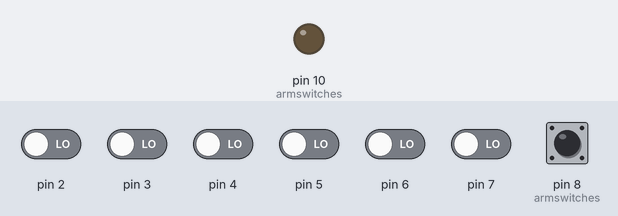
The sketch below on a simulated Arduino Leonardo, built with avr-gcc and run on an emulated ATmega32U4. On the bench: output pins drawn as LEDs (lit = HIGH). The inputs (shaded band) are chosen by the test bench; at power-on: pin 2–7, pin 8 (armswitches) LOW. USB keyboard and mouse output is not drawn.

Above: at 1.2 s.
1.3 s: pin 8 (armswitches) pulled HIGH for 0.15 s
At 1.42 s:
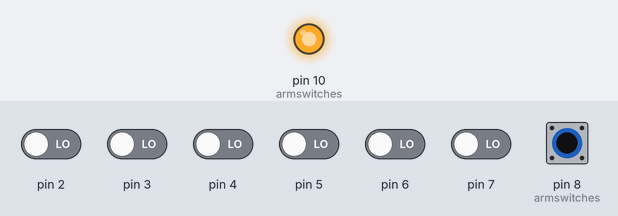
Timing chart, 0 to 4.3 s (numbered marks = the images above; inputs shaded):
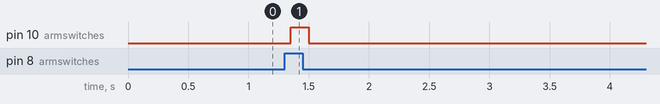

Measured:
- after the input at 1.3 s, pin 10 (armswitches): LOW → HIGH after 0.05 s, → LOW 0.15 s later

The sketch:

edcontroller.ino
```cpp
#include <Keyboard.h>
#include "Keymap.h"
#include "ToggleSwitch.h"
#include "ArmSwitch.h"

using namespace EDC;

/*
 *  SwitchArray (simple toggle switches)
 */
const short switches_len = 6; // Length of array
ToggleSwitch switches[switches_len] = {
  ToggleSwitch(2, '[', '[', MODE_CLICK),
  ToggleSwitch(3, ']', ']', MODE_CLICK),
  ToggleSwitch(4, 'z', 'z', MODE_HOLD),
  ToggleSwitch(5, ';', ';', MODE_CLICK),
  ToggleSwitch(6, '\'', '\'', MODE_CLICK),
  ToggleSwitch(7, '/', '/', MODE_CLICK)
};

/*
 *  Safety switches (Arm-switches) with builtin LED
 */
const short armswitches_len = 1;
ArmSwitch armswitches[armswitches_len] = {
  ArmSwitch(8,10,'.','.', MODE_CLICK)
};

/*
 * Prototypes
 */
void keyEvent(Keymap *km);


void setup() {
  Serial.begin(9600);
}

void loop() {
  // put your main code here, to run repeatedly:
  readSwitches();
  readArmSwitches();
}

void readArmSwitches() {
  boolean state;
  for(int i = 0; i < armswitches_len; ++i) {
    state = digitalRead(armswitches[i]._pin);
    if(state != armswitches[i]._state) {
      armswitches[i]._state = state;
      keyEvent(&armswitches[i]);
      armswitches[i].led_toggle();
    }
  }
}

void readSwitches() {
  boolean state;
  for(int i = 0; i < switches_len; ++i) {
    state = digitalRead(switches[i]._pin);
    if(state != switches[i]._state) {
      switches[i]._state = state;
      keyEvent(&switches[i]);
    }
  }
}

#define CLICK_DELAY 50
void keyEvent(Keymap *km) {
  Keyboard.begin();
  if(km->_mode == MODE_HOLD) {
    if(km->_state) {
      Keyboard.press(km->_keycodeDown);
    } else {
      Keyboard.release(km->_keycodeDown);
    }
  } else if (km->_mode == MODE_CLICK) {
    if(km->_state) {
      Keyboard.press(km->_keycodeDown);
      delay(CLICK_DELAY);
      Keyboard.release(km->_keycodeDown);
    } else {
      Keyboard.press(km->_keycodeUp);
      delay(CLICK_DELAY);
      Keyboard.release(km->_keycodeUp);
    }
  }
  Keyboard.end();
}
```

ArmSwitch.cpp
```cpp
#include "ArmSwitch.h"

ArmSwitch::ArmSwitch(unsigned short pin, unsigned short led_pin, unsigned char keycodeDown, unsigned char keycodeUp, switchmode mode)
:ToggleSwitch(pin, keycodeDown, keycodeUp, mode)
{
  _led = led_pin;
  _led_state = 0;
  pinMode(_led, OUTPUT);
  digitalWrite(_led, LOW);
}

void ArmSwitch::led_on() {
    _led_state = 1;
    digitalWrite(_led, HIGH);
}
void ArmSwitch::led_off() {
    _led_state = 0;
    digitalWrite(_led, LOW);
}
void ArmSwitch::led_toggle() {
  if(_led_state) {
    led_off();
  } else {
    led_on();
  }
}
```

ArmSwitch.h
```cpp
/*
 * ArmSwitch class
 * @author Simon Lövgren
 * @file Keymap.h
 */


#ifndef ED_ARM_SWITCH
#define ED_ARM_SWITCH

#include <Arduino.h>
#include "edc.h"
#include "ToggleSwitch.h"

using namespace EDC;

class ArmSwitch: public ToggleSwitch {
   public:
     unsigned short _led;
     boolean _led_state;
     ArmSwitch(unsigned short pin, unsigned short led_pin, unsigned char keycodeDown, unsigned char keycodeUp, switchmode mode);

     // LED handlers
     void led_on();
     void led_off();
     void led_toggle();
};

#endif
```

Keymap.cpp
```cpp
#include "Keymap.h"

/*
     unsigned short _pin;
     unsigned char _keycodeDown;
     unsigned char _keycodeUp;
     switchmode _mode;
     boolean _state;
*/

Keymap::Keymap(unsigned char keycodeDown, unsigned char keycodeUp, switchmode mode) {
  _keycodeDown = keycodeDown;
  _keycodeUp = keycodeUp;
  _mode = mode;
  _state = 0;
}
```

Keymap.h
```cpp
/*
 * Keymap class
 * @author Simon Lövgren
 * @file Keymap.h
 */

#ifndef ED_KEYMAP
#define ED_KEYMAP

#include <Arduino.h>
#include "edc.h"

using namespace EDC;

typedef unsigned char switchmode;
#define MODE_HOLD 0
#define MODE_CLICK 1

class Keymap {
   public:
     unsigned char _keycodeDown;
     unsigned char _keycodeUp;
     switchmode _mode;
     boolean _state;

     Keymap(unsigned char keycodeDown, unsigned char keycodeUp, switchmode mode);
};

#endif
```

Profile.cpp
```cpp
#include "Profile.h"

Profile::Profile(unsigned int toggleSwitches, unsigned int armSwitches) {
  _toggleSwitchesLen = toggleSwitches;
  _toggleSwitches = (ToggleSwitch**)malloc(sizeof(ToggleSwitch *) * toggleSwitches);
  _armSwitchesLen = armSwitches;
  _armSwitches =(ArmSwitch**) malloc(sizeof(ArmSwitch *) * armSwitches);
}

Profile::~Profile() {
  if(_toggleSwitches != NULL)
    free(_toggleSwitches);
  if(_armSwitches != NULL)
    free(_armSwitches);
}


boolean Profile::add_toggle_switch(unsigned short pin, unsigned char keycodeDown, unsigned char keycodeUp, switchmode mode){
  if(_toggleSwitchCount < _toggleSwitchesLen) {
    _toggleSwitches[_toggleSwitchCount] = new ToggleSwitch(pin, keycodeDown, keycodeUp, mode);
    return true;
  }
  return false;
}
boolean Profile::add_arm_switch(unsigned short pin, unsigned short led_pin, unsigned char keycodeDown, unsigned char keycodeUp, switchmode mode){
  if(_armSwitchCount < _armSwitchesLen) {
    _armSwitches[_armSwitchCount] = new ArmSwitch(pin, led_pin, keycodeDown, keycodeUp, mode);
    return true;
  }
  return false;
}
```

Profile.h
```cpp
/*
 * Profile class
 * @author Simon Lövgren
 * @file Keymap.h
 */

#ifndef ED_PROFILE
#define ED_PROFILE

#include <Arduino.h>
#include "edc.h"
#include "ToggleSwitch.h"
#include "ArmSwitch.h"

using namespace EDC;

class Profile {
   public:
     unsigned int _toggleSwitchesLen;
     ToggleSwitch **_toggleSwitches;
     unsigned int _armSwitchesLen;
     ArmSwitch **_armSwitches;

     Profile(unsigned int toggleSwitches, unsigned int armSwitches);
     ~Profile();
     boolean add_toggle_switch(unsigned short pin, unsigned char keycodeDown, unsigned char keycodeUp, switchmode mode);
     boolean add_arm_switch(unsigned short pin, unsigned short led_pin, unsigned char keycodeDown, unsigned char keycodeUp, switchmode mode);

   private:
    unsigned int _toggleSwitchCount = 0;
    unsigned int _armSwitchCount = 0;
};

#endif
```

ToggleSwitch.cpp
```cpp
#include "ToggleSwitch.h"

ToggleSwitch::ToggleSwitch(unsigned short pin, unsigned char keycodeDown, unsigned char keycodeUp, switchmode mode)
:Keymap(keycodeDown, keycodeUp, mode)
{
  _pin = pin;
  pinMode(_pin, INPUT);
  _state = digitalRead(_pin);
}
```

ToggleSwitch.h
```cpp
/*
 * ToggleSwitch class
 * @author Simon Lövgren
 * @file Keymap.h
 */

#ifndef ED_TOGGLE_SWITCH
#define ED_TOGGLE_SWITCH

#include <Arduino.h>
#include "edc.h"
#include "Keymap.h"

using namespace EDC;

class ToggleSwitch: public Keymap {
   public:
     unsigned short _pin;
     ToggleSwitch(unsigned short pin, unsigned char keycodeDown, unsigned char keycodeUp, switchmode mode);
};

#endif
```

edc.h
```cpp
#ifndef ED_GENERAL
#define ED_GENERAL

namespace EDC{};

#endif
```
